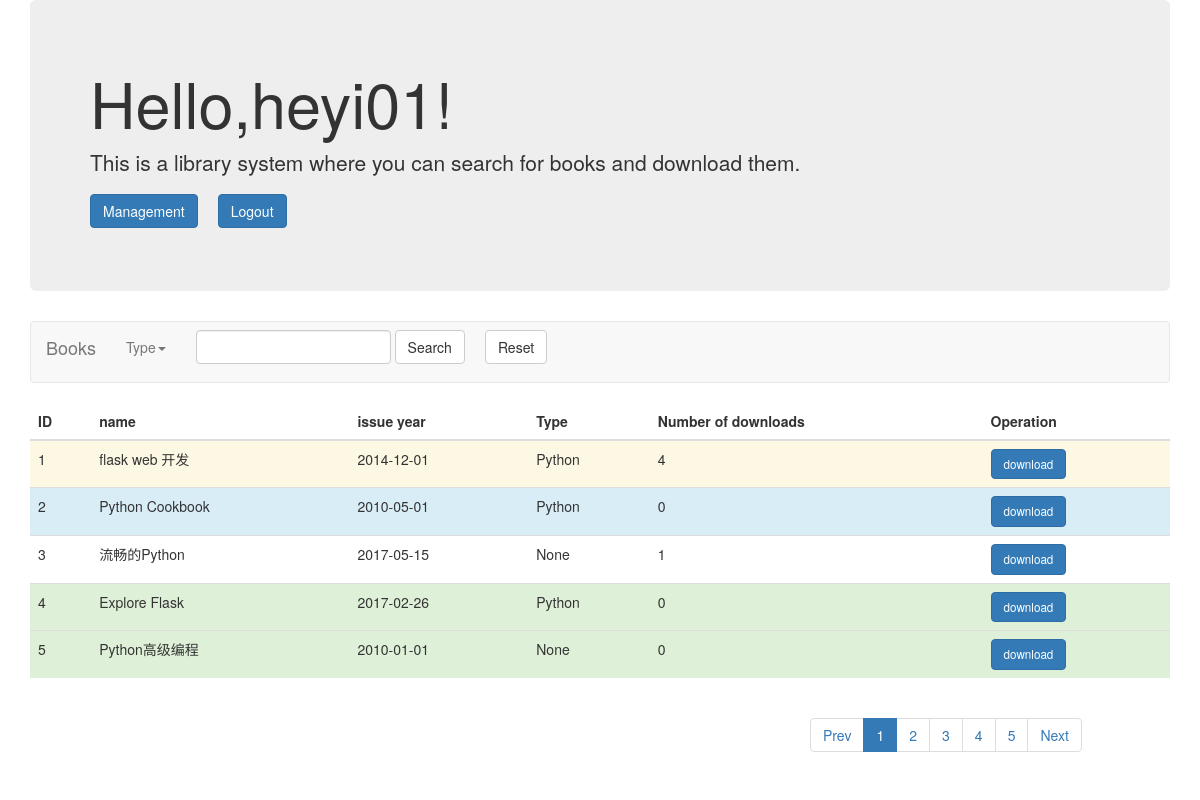
The app's page /home (signed in) with its own data.
### models.py (models this page shows, shortened)
class User(db.Model):
    username = db.Column(db.String(50),primary_key = True)
    hash_pwd = db.Column(db.String(100))
    salt = db.Column(db.String(100))
    group_id = db.Column(db.Integer)
    add_time = db.Column(db.String(50))

class Books(db.Model):
    id = db.Column(db.Integer,primary_key = True,autoincrement=True)
    book_name = db.Column(db.String(50))
    book_type = db.Column(db.String(50))
    book_introduction = db.Column(db.String(100))
    issue_year = db.Column(db.String(50))
    book_file_name = db.Column(db.String(50))
    add_book_time = db.Column(db.String(50))
    number_of_downloads = db.Column(db.Integer)

### app.py (the view)
@app.route("/home",methods = ['POST','GET'])
@login_required
@routing_permission_check
def home():
    form = SearchBookForms()
    username = session.get('user_id')
    dic1 = {'username':username,'active1':'active','active2':'','active3':'','active4':'','active5':'','current_page_number':1}
    book_info = Books.query.limit(5).all()
    if len(book_info) ==0:
        book_info_list=[]
    else:
        book_info_list = []
        for i in book_info:
            book_info_list.append(i.__dict__)
        for j in book_info_list:
            del j['_sa_instance_state']
            del j['add_book_time']
            del j['book_file_name']
        style_list = ['success','info','warning','error']
        for dict_data in book_info_list:
            style_value = random.choice(style_list)
            dict_data['style'] = style_value
    return render_template('home.html',form = form,dic1 = dic1,list1 = book_info_list)

### forms.py
class SearchBookForms(FlaskForm):
    book_name= StringField('book_name',validators = [DataRequired()])
    submit = SubmitField('submit')

### decorator.py (called while the page is built)
def login_required(func):
    @wraps(func)
    def inner(*args, **kwargs):
        user_id = session.get('user_id')
        if not user_id:
            return jsonify({'error':'User not logged in'}
                           )
        else:
            g.user_id = user_id
            return func(*args, **kwargs)
    return inner

### templates/home.html (shortened to what this page needs)
<!DOCTYPE html>
<html>
<head>
	<link rel="stylesheet" href="/static/css/bootstrap.min.css">
</head>
<body>
	<div class="container">
		<div class="row clearfix">
			<div class="col-md-12 column">
				<div class="jumbotron">
					<h1>
						Hello,{{ dic1['username'] }}!
					</h1>
					<p>
						This is a library system where you can search for books and download them.
					</p>
					<p>
						 <a class="btn btn-primary btn-large" href="/management/user">Management</a><a style="margin-left: 20px;" class="btn btn-primary btn-large" href="/logout">Logout</a>
					</p>
				</div>
				<nav  class="navbar navbar-default" role="navigation">
					<div class="navbar-header">
						 <a class="navbar-brand" href="#">Books</a>
					</div>
					<div class="collapse navbar-collapse" id="bs-example-navbar-collapse-1">
						<ul class="nav navbar-nav">
							<li class="dropdown">
								 <a href="#" class="dropdown-toggle" data-toggle="dropdown">Type<strong class="caret"></strong></a>
							</li>
						</ul>
						<form class="navbar-form navbar-left" role="search" action="/home/search/page?number=1" method="post" >
							<div class="form-group">
								<input type="text" class="form-control" name = "book_name" />
							</div> <button type="submit" class="btn btn-default">Search</button><a style="margin-left: 20px;" type="submit" class="btn btn-default" href="/home" >Reset</a>
						</form>
					</div>
				</nav>
				<table  class="table">
					<thead>
						<tr>
							<th>
								ID
							</th>
							<th>
								name
							</th>
							<th>
								issue year
							</th>
							<th>
								Type
							</th>
							<th>
								Number of downloads
							</th>
							<th>
								Operation
							</th>
						</tr>
					</thead>
					<tbody>
						{% for item in list1 %}
							<tr class="{{ item['style'] }}" >
								<td>
									{{ item['id'] }}
								</td>
								<td>
									{{ item['book_name'] }}
								</td>
								<td>
									{{ item['issue_year'] }}
								</td>
								<td>
									{{ item['book_type'] }}
								</td>
								<td>
									{{ item['number_of_downloads'] }}
								</td>
								<td>
									<a role="button" class="btn btn-default btn-primary" style="font-size: smaller;" href="/book/download?code={{ item['id'] }}">download</a>
								</td>
							</tr>
						{% endfor %}
					</tbody>
				</table>
			</div>
		</div>
		<div class="row clearfix">
			<div class="col-md-2 column">
			</div>
			<div class="col-md-6 column">
			</div>
			<div class="col-md-4 column">
				<ul class="pagination">
					<li class="{{ dic1['active_Prev'] }}">
						{% if dic1['current_page_number'] <=2  %}
							<a href="/home">Prev</a>
						{% else %}
							<a href="/home/page?number={{ dic1['current_page_number']-1 }}">Prev</a>
						{% endif %}
				   	</li>
					<li class="{{ dic1['active1'] }}">
						 <a href="/home">1</a>
					</li>
					<li class="{{ dic1['active2'] }}">
						 <a href="/home/page?number=2">2</a>
					</li>
					<li class="{{ dic1['active3'] }}">
						 <a href="/home/page?number=3">3</a>
					</li>
					<li class="{{ dic1['active4'] }}">
						 <a href="/home/page?number=4">4</a>
					</li>
					<li class="{{ dic1['active5'] }}">
						 <a href="/home/page?number=5">5</a>
					</li>
					<li class="{{ dic1['active_next'] }}">
						 <a href="/home/page?number={{ dic1['current_page_number']+1 }}">Next</a>
					</li>
				</ul>
			</div>
		</div>
	</div>
</body>
</html>

### records on screen
User: username "heyi01"
Books: id "1", book_name "flask web 开发", issue_year "2014-12-01", book_type "Python", number_of_downloads "4"
Books: id "2", book_name "Python Cookbook", issue_year "2010-05-01", book_type "Python", number_of_downloads "0"
Books: id "3", book_name "流畅的Python", issue_year "2017-05-15", book_type "None", number_of_downloads "1"
Books: id "4", book_name "Explore Flask", issue_year "2017-02-26", book_type "Python", number_of_downloads "0"
Books: id "5", book_name "Python高级编程", issue_year "2010-01-01", book_type "None", number_of_downloads "0"
